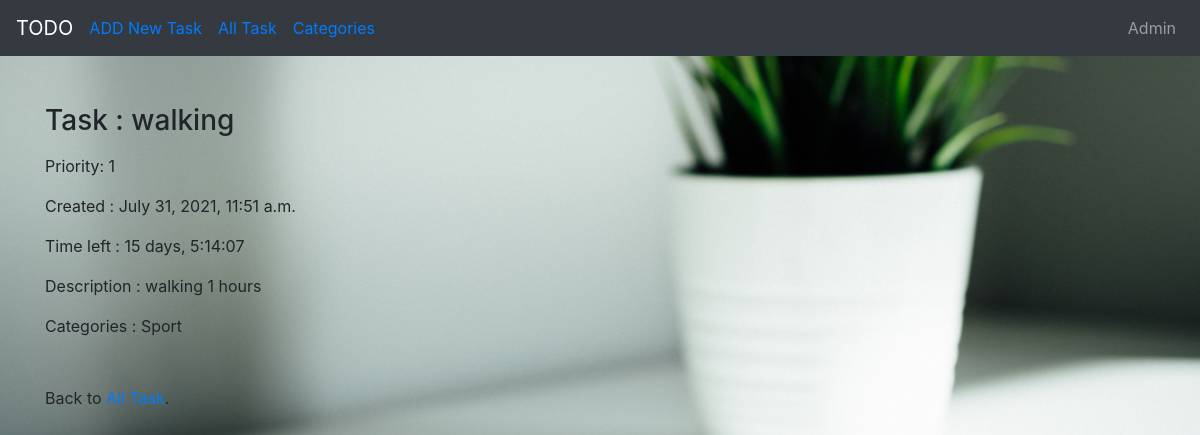
Page /7/ on the committed database.
### todo/models.py (models this page shows, shortened)
class Task(models.Model):
    title = models.CharField(max_length=255)
    group = models.ForeignKey(Categories, on_delete=models.CASCADE, null=True)
    description = models.TextField(blank=True, null=True)
    priority = models.PositiveIntegerField(blank=True, null=True)
    created_at = models.DateTimeField(auto_now_add=True, null=True)
    due_date = models.DateTimeField(blank=True, null=True)
    done = models.BooleanField(default=False)
    objects = OverDueManager()
    class Meta:
        ordering = ["due_date"]

class Categories(models.Model):
    categories_name = models.CharField(max_length=20, primary_key=True)
    objects = EmptyList()
    objects2 = FullList()
    def __str__(self):
        return self.categories_name
    class Meta:
        ordering = ["categories_name"]
        verbose_name_plural = "Categories"

### todo/views.py (the view)
# urls.py: path('<int:pk>/', TaskDetailView.as_view(), name='task_detail'),
class TaskDetailView(DetailView):
    model = Task
    template_name = 'task_detail.html'

### todo/templatetags/timetag.py (called while the page is built)
@register.simple_tag()
def remaining_time(due_date):
        time_left = due_date - timezone.now()
        return time_left

@register.filter()
def up_first_letter(value):
    first = value[0]
    remaining = value[1:]
    return first.upper() + remaining

### templates/task_detail.html (shortened to what this page needs)
{% extends 'base.html' %}
{% load timetag %}
{% block content %}
    <div class="article-entry my-5">
    <h3 class="my-3">Task : {{ object.title }}</h3>
    <p>Priority: {{ object.priority }} </p>
    <p>Created : {{ object.created_at }}</p>
    <p>Time left : {% remaining_time object.due_date %}</p>
    <p>Description : {{ object.description }}</p>
    <p>Categories : {{ object.group }}</p>
    </div>
    <p>Back to <a href="{% url 'task_list' %}">All Task</a>.</p>
{% endblock content %}

### static/main_style.css (style rules this page uses)
body { background-image: url("../static/img/10.jpg"); background-size: cover; background-repeat: no-repeat; }

### rows in the picture
Task: title "walking", priority "1", created_at "July 31, 2021, 11:51 a.m.", due_date "15 days, 5:14:07", description "walking 1 hours", group "Sport"
